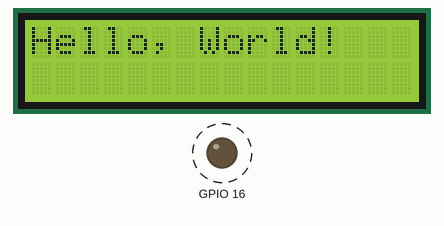
This sketch was run on a simulated ESP8266 (NodeMCU). On the bench: 16×2 character LCD, output pins drawn as LEDs (lit = HIGH). Dashed ring = blinking.

Above: at 0.1 s.
At 0.6 s:
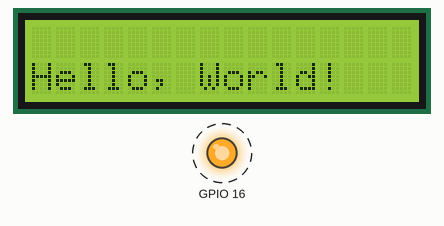
Timing chart, 0 to 130.0 s (numbered marks = the images above):
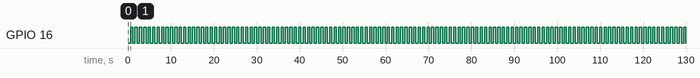

Measured:
- by itself, GPIO 16: alternates HIGH for 0.52 s and LOW for 0.52 s

The sketch:

ESP8266_I2C_1602.ino
```cpp
#include <LiquidCrystal_I2C.h>
#include <Wire.h>

LiquidCrystal_I2C lcd(0x27, 16, 2);

void setup(){        // usually I2C on D1 and D2, but used for motor driver
  Wire.begin(12,14); // I2C on D6/GPIO12/SDA and D5/GPIO14/SCL
  lcd.init();
  lcd.backlight();
  pinMode(16, OUTPUT);
}

void loop(){
  for(int i = 0; i < 2; i++){
    lcd.setCursor(0, i);
    lcd.print("Hello, World!");
    digitalWrite(16, i);
    delay(500);
    lcd.clear();
  }
}
```
